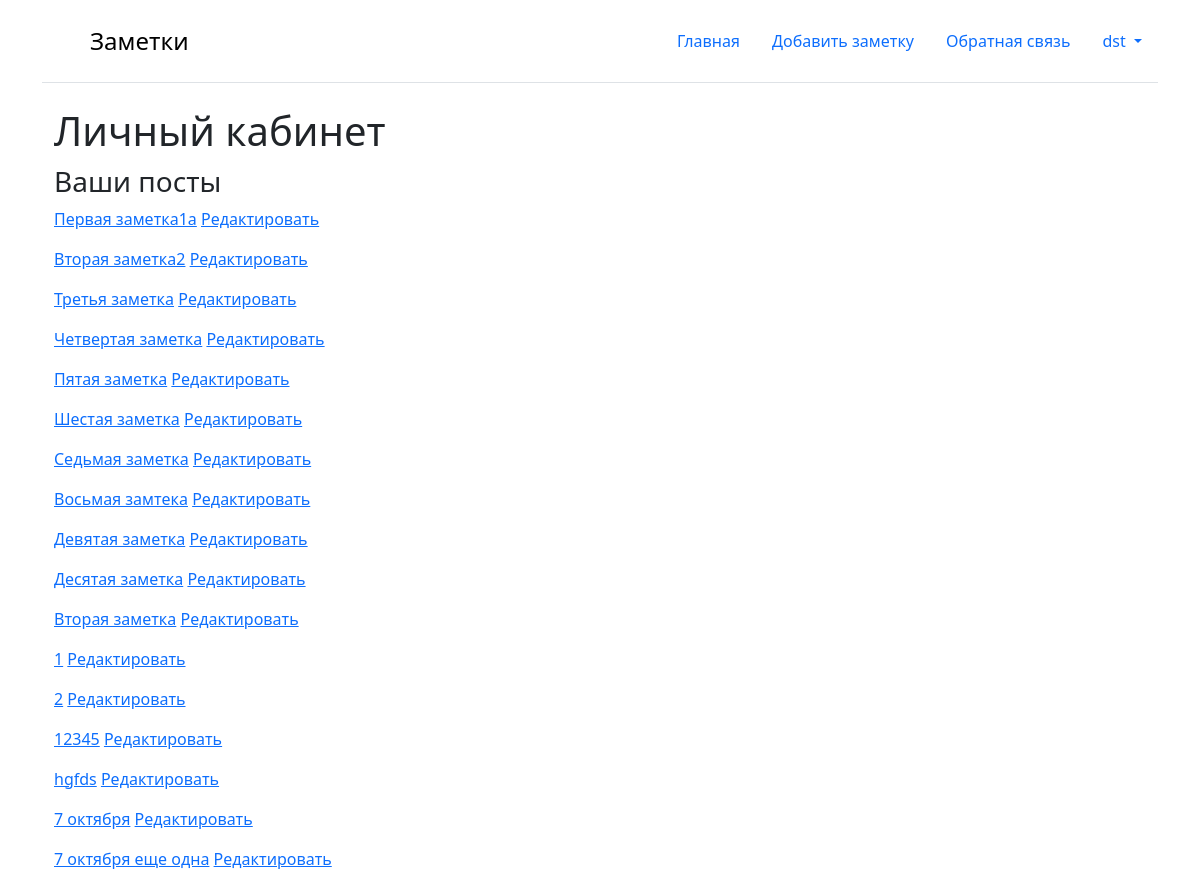
Page /users/home (signed in) on the committed database.
### core/models.py (models this page shows, shortened)
class Post(models.Model):
    title = models.CharField(max_length=200)
    text = models.TextField()
    created_data = models.DateTimeField(auto_now_add=True)
    category = models.ForeignKey(PostCategory,
                                 blank = True,
                                 null = True,
                                 on_delete=models.SET_NULL,
                                 related_name='category_post')
    profile = models.ForeignKey(Profile,
                                related_name='profile_posts',
                                on_delete=models.CASCADE)
    class Meta:
        verbose_name = 'Запись'
        verbose_name_plural = 'Записи'

### user/views.py (the view)
# urls.py: 2. Add a URL to urlpatterns:  path('', views.home, name='home')
@login_required
def home(request):
    profile = request.user.profile
    posts = profile.profile_posts.all() # достали посты пользователя , аналог этой строчки: post = Post.objects.filter(profile=profile)
    return render(request, 'user/home.html', {'posts': posts})

### templates/user/home.html
{% extends 'base.html' %}
{% block content %}
<div class="container">
    <div class="col-md-6">
        <h1>Личный кабинет</h1>
        <h3>Ваши посты</h3>
        {% for post in posts %}
        <p>
            <a href="{% url 'post_detail' post.id %}">{{ post.title }}</a>
            <a href="{% url 'post_edit' post.id %}">Редактировать</a>
        </p>
        {% endfor %}
    </div>
</div>
{% endblock %}

### templates/base.html (shortened to what this page needs)
{% load static %}
<!DOCTYPE html>
<html lang="en">
<head>
    <link href="https://cdn.jsdelivr.net/npm/bootstrap@5.3.3/dist/css/bootstrap.min.css" rel="stylesheet"
>
</head>
<body>
<div class="container">
    <header class="d-flex flex-wrap justify-content-center py-3 mb-4 border-bottom">
        <a href="{% url 'main' %}" class="d-flex align-items-center mb-3 mb-md-0 me-md-auto link-body-emphasis text-decoration-none">
            <svg class="bi me-2" width="40" height="32">
                <use xlink:href="#bootstrap"></use>
            </svg>
            <span class="fs-4">Заметки</span>
        </a>
        <ul class="nav nav-pills">
            <li class="nav-item"><a class="nav-link" href="{% url 'main' %}">Главная</a></li>
            <li class="nav-item"><a class="nav-link" href="{% url 'post_add' %}">Добавить заметку</a></li>
            <li class="nav-item"><a class="nav-link" href="{% url 'feedback_add' %}">Обратная связь</a></li>
            {% if request.user.is_authenticated %}
            <li class="nav-item dropdown">
                <a class="nav-link dropdown-toggle" href="{% url 'login' %}" role="button" data-bs-toggle="dropdown" aria-expanded="false">
                    {{ user }}
                </a>
            </li>
            {% else %}
            <li class="nav-item"><a class="nav-link" href="{% url 'login' %}">Войти</a></li>
            <li class="nav-item"><a class="nav-link" href="{% url 'register' %}">Регистрация</a></li>
            {% endif %}
        </ul>
    </header>
    {% block content %}
    {% endblock %}
</div>
</body>
</html>

### templates/base.html (style rules this page uses)
h1, h2 { margin: 0; padding-bottom: 10px; }
ul { list-style-type: none; padding: 0; }
ul li { padding: 5px 0; }
ul li a { text-decoration: none; color: #333; }

### rows in the picture
Post: title "Первая заметка1a"
Post: title "Вторая заметка2"
Post: title "Третья заметка"
Post: title "Четвертая заметка"
Post: title "Пятая заметка"
Post: title "Шестая заметка"
Post: title "Седьмая заметка"
Post: title "Восьмая замтека"
Post: title "Девятая заметка"
Post: title "Десятая заметка"
Post: title "Вторая заметка"
Post: title "1"
Post: title "2"
Post: title "12345"
Post: title "hgfds"
Post: title "7 октября"
Post: title "7 октября еще одна"

### other values in the picture
{{ user }} "dst"
